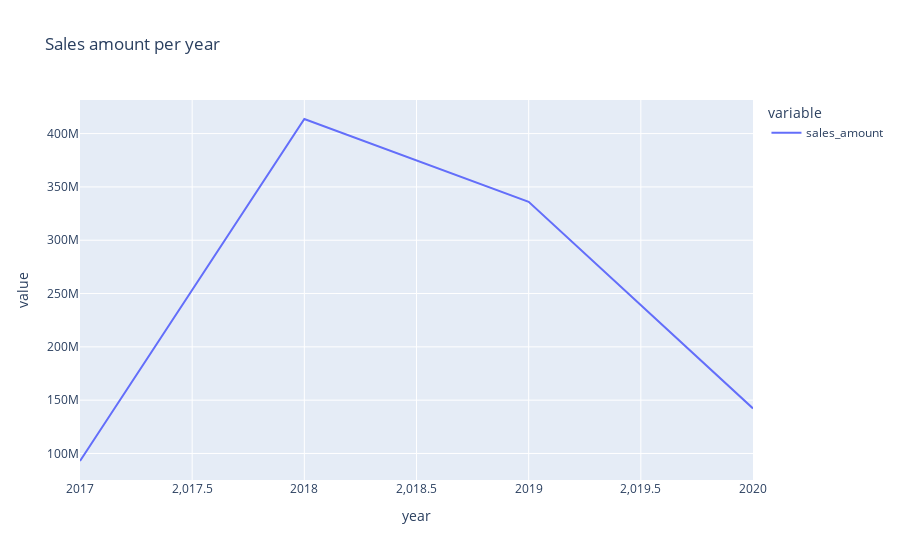

Notebook code cell kept with this figure:
### Code cell
#New dataframe sales grouped by year
dff3 = df.groupby(["year"]).sales_amount.sum().reset_index()

#sort 
dff3=dff3.sort_values(by=['year'],ascending=True)

#plot the bars
fig = px.line(dff3, x="year", y=["sales_amount"], title="Sales amount per year")

fig.show()

### Figure 1 — Plotly figure (JSON) as saved in the notebook; plotly's stock layout.template omitted (floating-point values rounded to 4 significant figures)
{"data": [{"hovertemplate": "variable=sales_amount<br>year=%{x}<br>value=%{y}<extra></extra>", "legendgroup": "sales_amount", "line": {"color": "#636efa", "dash": "solid"}, "marker": {"symbol": "circle"}, "mode": "lines", "name": "sales_amount", "orientation": "v", "showlegend": true, "type": "scatter", "x": [2017, 2018, 2019, 2020], "xaxis": "x", "y": [92938738, 413687163, 336019102, 142224545], "yaxis": "y"}], "layout": {"legend": {"title": {"text": "variable"}, "tracegroupgap": 0}, "title": {"text": "Sales amount per year"}, "xaxis": {"anchor": "y", "domain": [0, 1], "title": {"text": "year"}}, "yaxis": {"anchor": "x", "domain": [0, 1], "title": {"text": "value"}}}}
